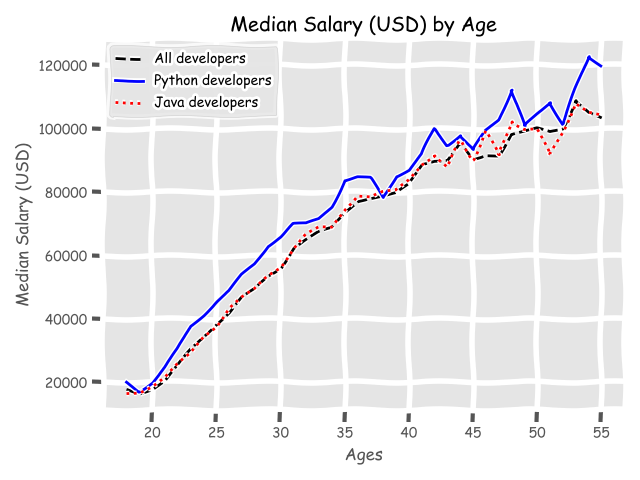

Write Python code to recreate this figure.
import matplotlib.pyplot as plt

def main():
    #to make some fun on the lines and the writings    
    plt.xkcd()    
    #style
    plt.style.use('ggplot')
    # Developer's Age(18 to 55)
    ages_x = [18, 19, 20, 21, 22, 23, 24, 25, 26, 27, 28, 29, 30, 31, 32, 33, 34, 35,
            36, 37, 38, 39, 40, 41, 42, 43, 44, 45, 46, 47, 48, 49, 50, 51, 52, 53, 54, 55]

    # Median Developer Salaries
    dev_y = [17784, 16500, 18012, 20628, 25206, 30252, 34368, 38496, 42000, 46752, 49320, 
            53200, 56000, 62316, 64928, 67317, 68748, 73752, 77232,
            78000, 78508, 79536, 82488, 88935, 90000, 90056, 95000, 90000, 
            91633, 91660, 98150, 98964, 100000, 98988, 100000, 108923, 105000, 103117]
    #plot the line graph      
    plt.plot(ages_x, dev_y, color = 'k',linestyle = '--', linewidth = 2, label = 'All developers')

    # Median Python Developer Salaries
    py_dev_y = [20046, 17100, 20000, 24744, 30500, 37732, 41247, 45372, 48876, 53850,
                57287, 63016, 65998, 70003, 70000, 71496, 75370, 83640, 84666,
                84392, 78254, 85000, 87038, 91991, 100000, 94796, 97962, 93302, 99240, 
                102736, 112285, 100771, 104708, 108423, 101407, 112542, 122870, 120000]
    #plot the line graph
    plt.plot(ages_x, py_dev_y, color = 'b',linestyle = '-', linewidth = 2, label = 'Python developers')

    # Median JavaScript Developer Salaries by Age
    js_dev_y = [16446, 16791, 18942, 21780, 25704, 29000, 34372, 37810, 43515, 46823,
                49293, 53437, 56373, 62375, 66674, 68745, 68746, 74583, 79000,
                78508, 79996, 80403, 83820, 88833, 91660, 87892, 96243, 90000, 99313,
                91660, 102264, 100000, 100000, 91660, 99240, 108000, 105000, 104000]
    #plot the line graph
    plt.plot(ages_x, js_dev_y, color = 'r',linestyle = ':', linewidth = 2,  label = 'Java developers')

    #label the axis
    plt.xlabel('Ages')
    plt.ylabel('Median Salary (USD)')
    #give a title
    plt.title('Median Salary (USD) by Age')

    #lable the lines in the graph
    plt.legend()
    #use grids // if style is used no need to use grid
    plt.grid(True)
    #make the graph layout tight(parts of the graph wont be cut)
    plt.tight_layout()
    #save the graph
    plt.savefig('linegraph2.png')
    #display the graph
    plt.show()

main()            